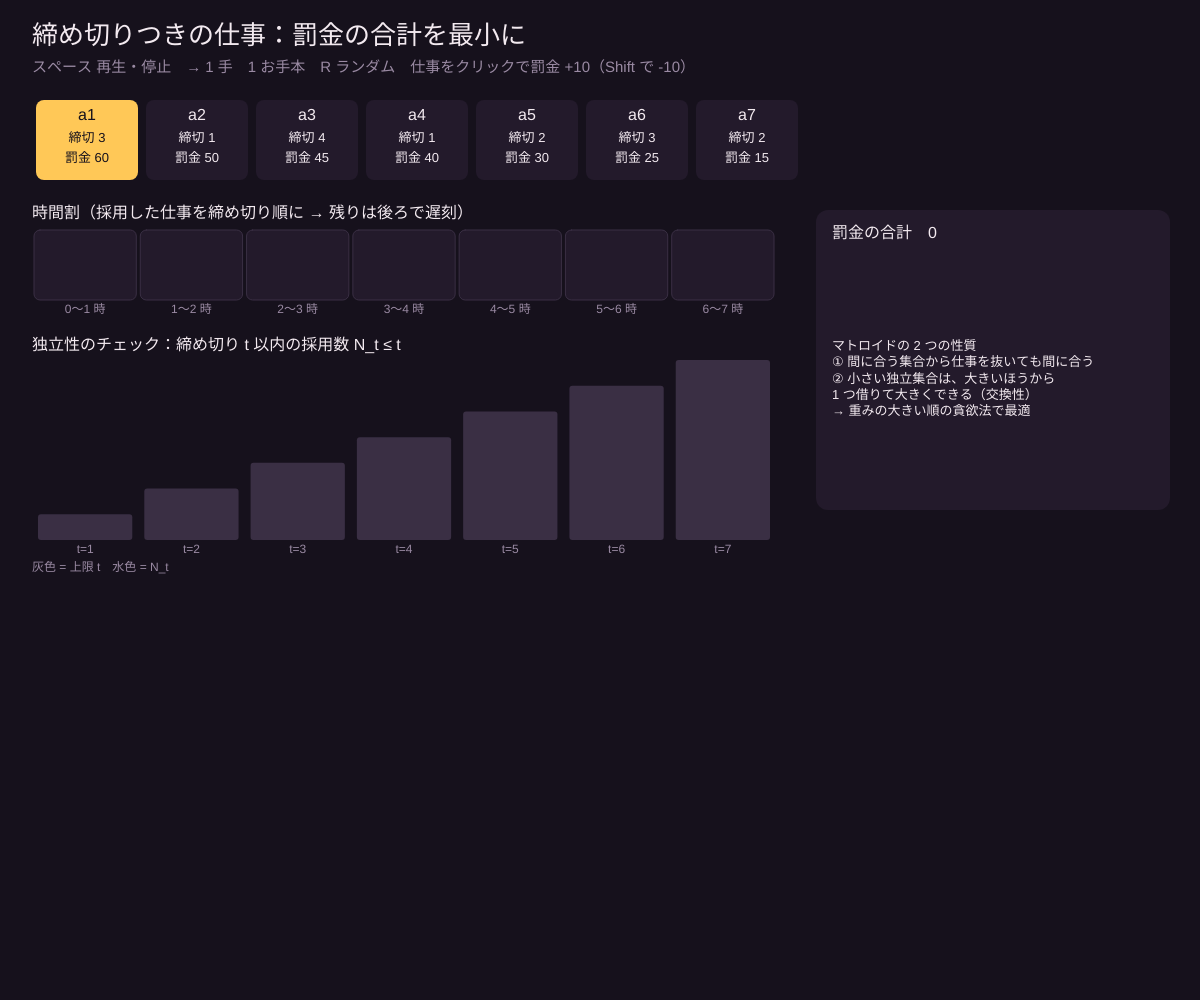
Frame 1 (no input)
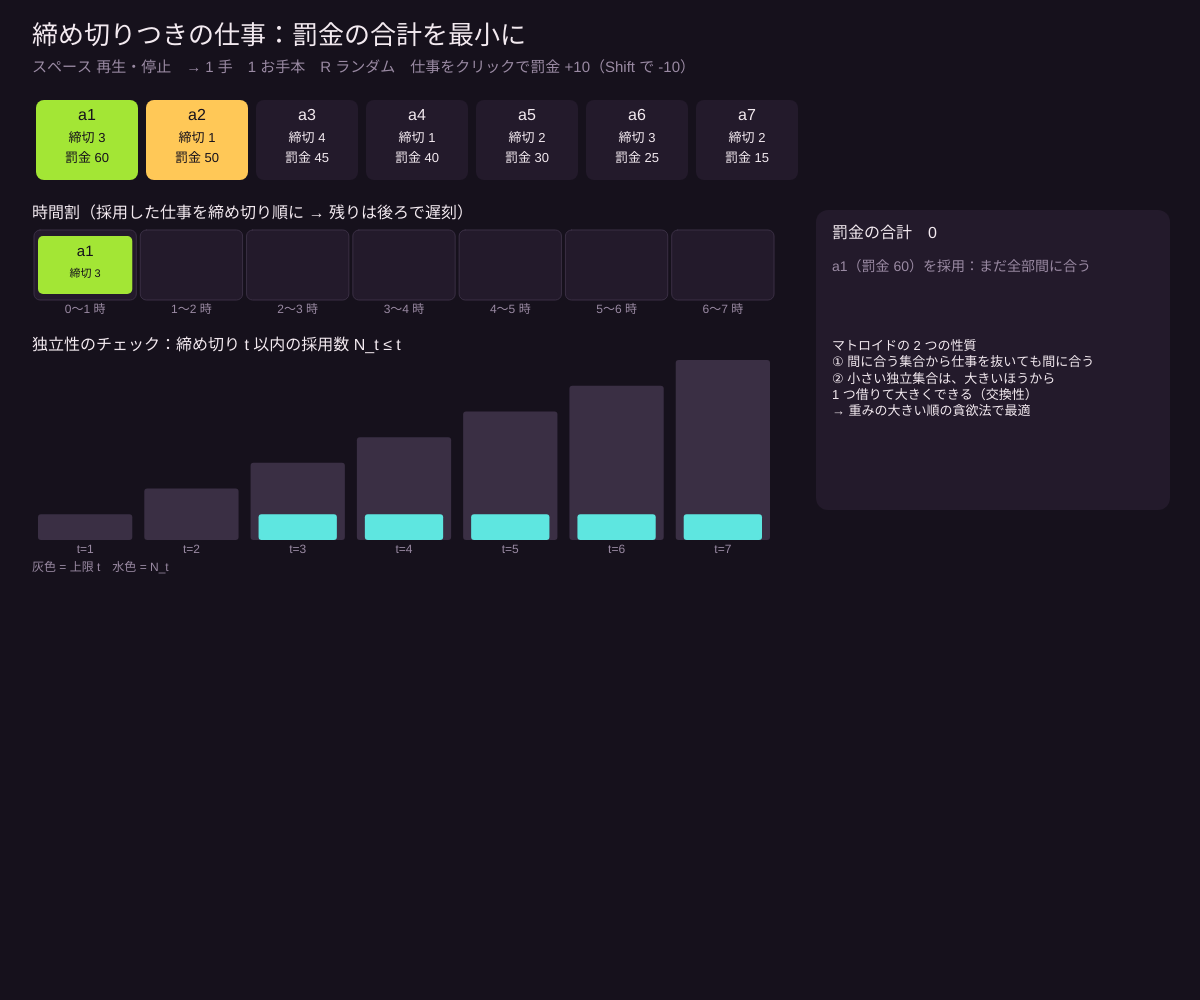
Frame 60 (no input)
Frame 120 (the mouse pressed at the canvas centre since frame 60): identical to frame 60, image omitted

The p5.js sketch that drew these frames (run headless with seeded random() and noise() and a simulated clock; from frame 60 on, the mouse is pressed at the canvas centre):

// p5.js sketch
// ── sketch.js
// ============================================
// 09 締め切りと罰金：マトロイドと貪欲法
// 1 時間で終わる仕事がいくつもあり、締め切りに遅れると罰金。罰金の合計を最小にする並べ方は？
// 罰金の大きい順に「まだ全部締め切りに間に合うなら採用」。この「間に合う仕事の集合」はマトロイドになるので、貪欲法で最適
// スペース = 再生・停止 / → = 1 手 / 1 = お手本 / R = ランダム / 仕事をクリック = 罰金 +10（Shift で -10）
// ============================================

let tasks = [];          // {d, w}：締め切り d、罰金 w
let framesPerMove = 45;  // ★

let order = [], pos = 0, accepted = [], rejected = [], slots = [], playing = true, timer = 0, lastMsg = '';

const BG = '#16111c', PANEL = '#231a2b', FG = '#f3eaf0', MUTED = '#9a8aa3';
const RASP = '#ff6b8b', CYAN = '#5ee6e0', AMBER = '#ffc857', LIME = '#a3e635';

function setup() {
  createCanvas(windowWidth, windowHeight);
  sample();
}

function sample() {
  let d = [3, 1, 4, 1, 2, 3, 2], w = [60, 50, 45, 40, 30, 25, 15];   // a4・a6・a7 が遅刻組 → 罰金 80
  tasks = d.map((v, k) => ({ d: v, w: w[k] }));
  restart();
}

function restart() {
  order = tasks.map((t, k) => k).sort((a, b) => tasks[b].w - tasks[a].w);
  pos = 0; accepted = []; rejected = []; lastMsg = '';
  slots = new Array(tasks.length + 1).fill(-1);
}

// 独立性のチェック：締め切り t までの仕事の数 N_t(A) が t 以下なら、全部締め切りに間に合う
function independent(set) {
  for (let t = 1; t <= tasks.length; t++) {
    let cnt = set.filter(k => tasks[k].d <= t).length;
    if (cnt > t) return false;
  }
  return true;
}

function advance() {
  if (pos >= order.length) return;
  let k = order[pos];
  if (independent([...accepted, k])) {
    accepted.push(k);
    lastMsg = `a${k + 1}（罰金 ${tasks[k].w}）を採用：まだ全部間に合う`;
  } else {
    rejected.push(k);
    lastMsg = `a${k + 1}（罰金 ${tasks[k].w}）は入れると誰かが遅れる → 遅刻組へ`;
  }
  // 採用した仕事を締め切り順に並べる（これが早い者勝ちの時間割）
  slots = new Array(tasks.length + 1).fill(-1);
  let early = [...accepted].sort((a, b) => tasks[a].d - tasks[b].d);
  early.forEach((kk, t) => slots[t + 1] = kk);
  let late = [...rejected];
  late.forEach((kk, t) => slots[early.length + t + 1] = kk);
  pos++;
}

function draw() {
  background(BG);
  if (playing && pos < order.length && ++timer >= framesPerMove) { timer = 0; advance(); }

  noStroke(); fill(FG); textAlign(LEFT, TOP); textSize(26);
  text('締め切りつきの仕事：罰金の合計を最小に', 32, 24);
  fill(MUTED); textSize(15);
  text('スペース 再生・停止　→ 1 手　1 お手本　R ランダム　仕事をクリックで罰金 +10（Shift で -10）', 32, 60);

  // 仕事のカード（罰金の大きい順）
  let n = tasks.length;
  let cw = min(110, (width - 64) / n);
  for (let r = 0; r < n; r++) {
    let k = order[r], x = 32 + r * cw, y = 100;
    let st = accepted.includes(k) ? 'ok' : rejected.includes(k) ? 'ng' : r === pos ? 'cur' : 'wait';
    fill(st === 'ok' ? LIME : st === 'ng' ? RASP : st === 'cur' ? AMBER : PANEL);
    rect(x + 4, y, cw - 8, 80, 8);
    fill(st === 'wait' ? FG : BG); textAlign(CENTER, TOP); textSize(16);
    text(`a${k + 1}`, x + cw / 2, y + 8);
    textSize(13); text(`締切 ${tasks[k].d}`, x + cw / 2, y + 32); text(`罰金 ${tasks[k].w}`, x + cw / 2, y + 52);
  }

  // 時間割
  let sy = 230, sw = min(110, (width * 0.62) / n);
  fill(FG); textSize(16); textAlign(LEFT, BOTTOM); text('時間割（採用した仕事を締め切り順に → 残りは後ろで遅刻）', 32, sy - 8);
  for (let t = 1; t <= n; t++) {
    let x = 32 + (t - 1) * sw;
    stroke('#3a2f44'); fill(PANEL); rect(x + 2, sy, sw - 4, 70, 6);
    noStroke(); fill(MUTED); textAlign(CENTER, TOP); textSize(12); text(`${t - 1}〜${t} 時`, x + sw / 2, sy + 74);
    let k = slots[t];
    if (k >= 0) {
      let late = t > tasks[k].d;
      fill(late ? RASP : LIME); rect(x + 6, sy + 6, sw - 12, 58, 5);
      fill(BG); textSize(15); text(`a${k + 1}`, x + sw / 2, sy + 14);
      textSize(11); text(late ? `遅刻 -${tasks[k].w}` : `締切 ${tasks[k].d}`, x + sw / 2, sy + 38);
    }
  }

  // N_t(A) ≤ t のグラフ
  let gx = 32, gy = sy + 130, gh = min(180, height - gy - 90), gw = min(110, (width * 0.62) / n) * n;
  fill(FG); textSize(16); textAlign(LEFT, BOTTOM); text('独立性のチェック：締め切り t 以内の採用数 N_t ≤ t', gx, gy - 6);
  let unitH = gh / n;
  for (let t = 1; t <= n; t++) {
    let x = gx + (t - 1) * (gw / n);
    let cnt = accepted.filter(k => tasks[k].d <= t).length;
    fill('#3a2f44'); rect(x + 6, gy + gh - t * unitH, gw / n - 12, t * unitH, 3);
    fill(cnt > t ? RASP : CYAN); rect(x + 14, gy + gh - cnt * unitH, gw / n - 28, cnt * unitH, 3);
    fill(MUTED); textAlign(CENTER, TOP); textSize(12); text(`t=${t}`, x + gw / n / 2, gy + gh + 4);
  }
  fill(MUTED); textAlign(LEFT, TOP); textSize(12);
  text('灰色 = 上限 t　水色 = N_t', gx, gy + gh + 22);

  // 右パネル
  let px = width * 0.68, pw = width - px - 30;
  fill(PANEL); rect(px, 210, pw, 300, 12);
  fill(FG); textSize(16); textAlign(LEFT, TOP);
  text(`罰金の合計　${rejected.reduce((a, k) => a + tasks[k].w, 0)}`, px + 16, 226);
  fill(MUTED); textSize(14);
  text(lastMsg, px + 16, 260, pw - 32);
  fill(FG); textSize(13);
  text('マトロイドの 2 つの性質\n① 間に合う集合から仕事を抜いても間に合う\n② 小さい独立集合は、大きいほうから\n　 1 つ借りて大きくできる（交換性）\n→ 重みの大きい順の貪欲法で最適', px + 16, 340, pw - 32);
}

function keyPressed() {
  if (key === ' ') playing = !playing;
  if (key === RIGHT_ARROW) advance();
  if (key === '1') sample();
  if (key === 'r' || key === 'R') {
    let n = floor(random(5, 10));
    tasks = []; for (let k = 0; k < n; k++) tasks.push({ d: floor(random(1, n)), w: floor(random(1, 10)) * 10 });
    restart(); playing = true;
  }
}

function mousePressed() {
  let n = tasks.length, cw = min(110, (width - 64) / n);
  for (let r = 0; r < n; r++) {
    let x = 32 + r * cw;
    if (mouseX > x && mouseX < x + cw && mouseY > 100 && mouseY < 180) {
      let k = order[r];
      tasks[k].w = max(10, tasks[k].w + (keyIsDown(SHIFT) ? -10 : 10));
      restart(); return;
    }
  }
  playing = !playing;
}

function windowResized() { resizeCanvas(windowWidth, windowHeight); }
